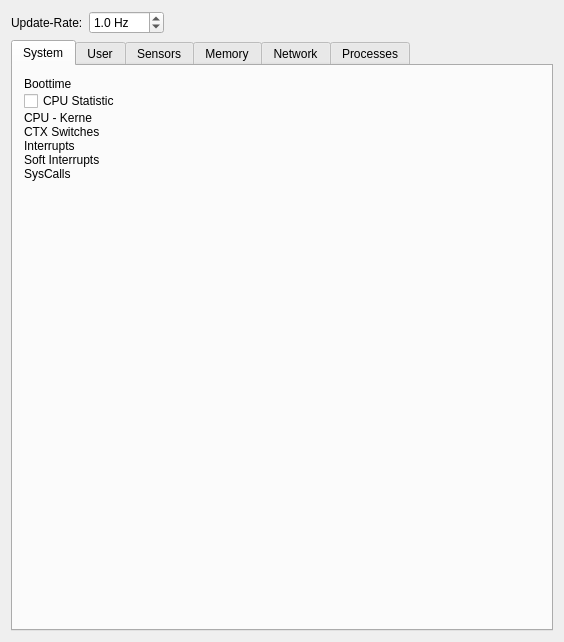
<?xml version="1.0" encoding="UTF-8"?>
<ui version="4.0">
 <class>SystemMonitor</class>
 <widget class="QWidget" name="SystemMonitor">
  <property name="geometry">
   <rect>
    <x>0</x>
    <y>0</y>
    <width>564</width>
    <height>642</height>
   </rect>
  </property>
  <property name="windowTitle">
   <string>System Monitor</string>
  </property>
  <layout class="QVBoxLayout" name="verticalLayout">
   <item>
    <layout class="QHBoxLayout" name="horizontalLayout_2">
     <property name="topMargin">
      <number>0</number>
     </property>
     <item>
      <widget class="QLabel" name="label_7">
       <property name="text">
        <string>Update-Rate:</string>
       </property>
      </widget>
     </item>
     <item>
      <widget class="QDoubleSpinBox" name="doubleSpinBox">
       <property name="suffix">
        <string> Hz</string>
       </property>
       <property name="decimals">
        <number>1</number>
       </property>
       <property name="singleStep">
        <double>0.100000000000000</double>
       </property>
       <property name="value">
        <double>1.000000000000000</double>
       </property>
      </widget>
     </item>
     <item>
      <spacer name="horizontalSpacer">
       <property name="orientation">
        <enum>Qt::Horizontal</enum>
       </property>
       <property name="sizeHint" stdset="0">
        <size>
         <width>40</width>
         <height>20</height>
        </size>
       </property>
      </spacer>
     </item>
    </layout>
   </item>
   <item>
    <widget class="QTabWidget" name="tabWidget">
     <property name="currentIndex">
      <number>0</number>
     </property>
     <widget class="QWidget" name="tab">
      <attribute name="title">
       <string>System</string>
      </attribute>
      <layout class="QVBoxLayout" name="verticalLayout_7">
       <property name="spacing">
        <number>0</number>
       </property>
       <property name="leftMargin">
        <number>0</number>
       </property>
       <property name="topMargin">
        <number>0</number>
       </property>
       <property name="rightMargin">
        <number>0</number>
       </property>
       <property name="bottomMargin">
        <number>0</number>
       </property>
       <item>
        <layout class="QHBoxLayout" name="horizontalLayout">
         <item>
          <layout class="QFormLayout" name="formLayout_2">
           <property name="leftMargin">
            <number>11</number>
           </property>
           <property name="topMargin">
            <number>11</number>
           </property>
           <property name="rightMargin">
            <number>11</number>
           </property>
           <property name="bottomMargin">
            <number>11</number>
           </property>
           <item row="0" column="0">
            <widget class="QLabel" name="label_2">
             <property name="text">
              <string>Boottime</string>
             </property>
            </widget>
           </item>
           <item row="0" column="1">
            <widget class="QLabel" name="boottimeLabel">
             <property name="text">
              <string/>
             </property>
            </widget>
           </item>
           <item row="1" column="0">
            <widget class="QCheckBox" name="cpuStatCheck">
             <property name="text">
              <string>CPU Statistic</string>
             </property>
             <property name="tristate">
              <bool>false</bool>
             </property>
            </widget>
           </item>
           <item row="2" column="0">
            <widget class="QLabel" name="label">
             <property name="text">
              <string>CPU - Kerne</string>
             </property>
            </widget>
           </item>
           <item row="2" column="1">
            <widget class="QLabel" name="cpucount">
             <property name="text">
              <string/>
             </property>
            </widget>
           </item>
           <item row="3" column="0">
            <widget class="QLabel" name="label_9">
             <property name="text">
              <string>CTX Switches</string>
             </property>
            </widget>
           </item>
           <item row="3" column="1">
            <widget class="QLabel" name="ctxswitches">
             <property name="text">
              <string/>
             </property>
            </widget>
           </item>
           <item row="4" column="0">
            <widget class="QLabel" name="label_10">
             <property name="text">
              <string>Interrupts</string>
             </property>
            </widget>
           </item>
           <item row="4" column="1">
            <widget class="QLabel" name="interrupts">
             <property name="text">
              <string/>
             </property>
            </widget>
           </item>
           <item row="5" column="0">
            <widget class="QLabel" name="label_13">
             <property name="text">
              <string>Soft Interrupts</string>
             </property>
            </widget>
           </item>
           <item row="5" column="1">
            <widget class="QLabel" name="softinterrupts">
             <property name="text">
              <string/>
             </property>
            </widget>
           </item>
           <item row="6" column="0">
            <widget class="QLabel" name="label_16">
             <property name="text">
              <string>SysCalls</string>
             </property>
            </widget>
           </item>
           <item row="6" column="1">
            <widget class="QLabel" name="syscalls">
             <property name="text">
              <string/>
             </property>
            </widget>
           </item>
          </layout>
         </item>
        </layout>
       </item>
       <item>
        <layout class="QVBoxLayout" name="cpuLayout"/>
       </item>
      </layout>
     </widget>
     <widget class="QWidget" name="tab_6">
      <attribute name="title">
       <string>User</string>
      </attribute>
      <layout class="QVBoxLayout" name="verticalLayout_16">
       <property name="spacing">
        <number>0</number>
       </property>
       <property name="leftMargin">
        <number>0</number>
       </property>
       <property name="topMargin">
        <number>0</number>
       </property>
       <property name="rightMargin">
        <number>0</number>
       </property>
       <property name="bottomMargin">
        <number>0</number>
       </property>
       <item>
        <layout class="QVBoxLayout" name="usersLayout"/>
       </item>
      </layout>
     </widget>
     <widget class="QWidget" name="tab_5">
      <attribute name="title">
       <string>Sensors</string>
      </attribute>
      <layout class="QVBoxLayout" name="verticalLayout_17">
       <property name="spacing">
        <number>0</number>
       </property>
       <property name="leftMargin">
        <number>0</number>
       </property>
       <property name="topMargin">
        <number>0</number>
       </property>
       <property name="rightMargin">
        <number>0</number>
       </property>
       <property name="bottomMargin">
        <number>0</number>
       </property>
       <item>
        <layout class="QVBoxLayout" name="sensorsLayout"/>
       </item>
      </layout>
     </widget>
     <widget class="QWidget" name="tab_2">
      <attribute name="title">
       <string>Memory</string>
      </attribute>
      <layout class="QVBoxLayout" name="verticalLayout_10">
       <property name="spacing">
        <number>0</number>
       </property>
       <property name="leftMargin">
        <number>0</number>
       </property>
       <property name="topMargin">
        <number>0</number>
       </property>
       <property name="rightMargin">
        <number>0</number>
       </property>
       <property name="bottomMargin">
        <number>0</number>
       </property>
       <item>
        <layout class="QVBoxLayout" name="memoryLayout"/>
       </item>
      </layout>
     </widget>
     <widget class="QWidget" name="tab_3">
      <attribute name="title">
       <string>Network</string>
      </attribute>
      <layout class="QVBoxLayout" name="verticalLayout_14">
       <property name="spacing">
        <number>0</number>
       </property>
       <property name="leftMargin">
        <number>0</number>
       </property>
       <property name="topMargin">
        <number>0</number>
       </property>
       <property name="rightMargin">
        <number>0</number>
       </property>
       <property name="bottomMargin">
        <number>0</number>
       </property>
       <item>
        <layout class="QVBoxLayout" name="networkLayout"/>
       </item>
      </layout>
     </widget>
     <widget class="QWidget" name="tab_4">
      <attribute name="title">
       <string>Processes</string>
      </attribute>
      <layout class="QVBoxLayout" name="verticalLayout_15">
       <property name="spacing">
        <number>0</number>
       </property>
       <property name="leftMargin">
        <number>0</number>
       </property>
       <property name="topMargin">
        <number>0</number>
       </property>
       <property name="rightMargin">
        <number>0</number>
       </property>
       <property name="bottomMargin">
        <number>0</number>
       </property>
       <item>
        <layout class="QVBoxLayout" name="processLayout"/>
       </item>
      </layout>
     </widget>
    </widget>
   </item>
  </layout>
 </widget>
 <resources/>
 <connections/>
</ui>
